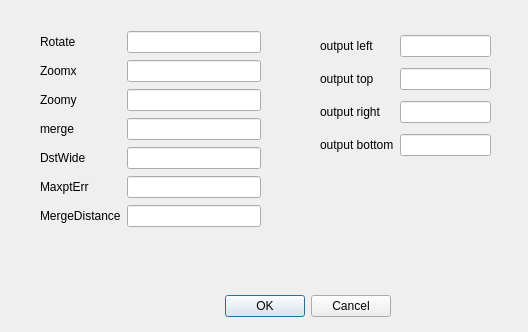
<?xml version="1.0" encoding="UTF-8"?>
<ui version="4.0">
 <class>MapxyDialog</class>
 <widget class="QDialog" name="MapxyDialog">
  <property name="geometry">
   <rect>
    <x>0</x>
    <y>0</y>
    <width>528</width>
    <height>332</height>
   </rect>
  </property>
  <property name="windowTitle">
   <string>Dialog</string>
  </property>
  <widget class="QDialogButtonBox" name="buttonBox">
   <property name="geometry">
    <rect>
     <x>50</x>
     <y>290</y>
     <width>341</width>
     <height>32</height>
    </rect>
   </property>
   <property name="orientation">
    <enum>Qt::Horizontal</enum>
   </property>
   <property name="standardButtons">
    <set>QDialogButtonBox::Cancel|QDialogButtonBox::Ok</set>
   </property>
  </widget>
  <widget class="QWidget" name="layoutWidget">
   <property name="geometry">
    <rect>
     <x>40</x>
     <y>30</y>
     <width>221</width>
     <height>198</height>
    </rect>
   </property>
   <layout class="QGridLayout" name="gridLayout">
    <item row="0" column="0">
     <widget class="QLabel" name="label">
      <property name="text">
       <string>Rotate</string>
      </property>
     </widget>
    </item>
    <item row="1" column="0">
     <widget class="QLabel" name="label_2">
      <property name="text">
       <string>Zoomx</string>
      </property>
     </widget>
    </item>
    <item row="0" column="1">
     <widget class="QLineEdit" name="rotate"/>
    </item>
    <item row="1" column="1">
     <widget class="QLineEdit" name="zoomx"/>
    </item>
    <item row="3" column="0">
     <widget class="QLabel" name="label_4">
      <property name="text">
       <string>merge</string>
      </property>
     </widget>
    </item>
    <item row="3" column="1">
     <widget class="QLineEdit" name="merge"/>
    </item>
    <item row="2" column="1">
     <widget class="QLineEdit" name="zoomy"/>
    </item>
    <item row="2" column="0">
     <widget class="QLabel" name="label_3">
      <property name="text">
       <string>Zoomy</string>
      </property>
     </widget>
    </item>
    <item row="4" column="0">
     <widget class="QLabel" name="label_5">
      <property name="text">
       <string>DstWide</string>
      </property>
     </widget>
    </item>
    <item row="4" column="1">
     <widget class="QLineEdit" name="dstw"/>
    </item>
    <item row="5" column="1">
     <widget class="QLineEdit" name="max_pt_err"/>
    </item>
    <item row="5" column="0">
     <widget class="QLabel" name="label_6">
      <property name="text">
       <string>MaxptErr</string>
      </property>
     </widget>
    </item>
    <item row="6" column="0">
     <widget class="QLabel" name="label_7">
      <property name="text">
       <string>MergeDistance</string>
      </property>
     </widget>
    </item>
    <item row="6" column="1">
     <widget class="QLineEdit" name="max_slope_err"/>
    </item>
   </layout>
  </widget>
  <widget class="QWidget" name="gridLayoutWidget">
   <property name="geometry">
    <rect>
     <x>320</x>
     <y>30</y>
     <width>171</width>
     <height>134</height>
    </rect>
   </property>
   <layout class="QGridLayout" name="gridLayout_2">
    <item row="2" column="1">
     <widget class="QLineEdit" name="output_top"/>
    </item>
    <item row="1" column="1">
     <widget class="QLineEdit" name="output_left"/>
    </item>
    <item row="1" column="0">
     <widget class="QLabel" name="label_8">
      <property name="text">
       <string>output left</string>
      </property>
     </widget>
    </item>
    <item row="2" column="0">
     <widget class="QLabel" name="label_9">
      <property name="text">
       <string>output top</string>
      </property>
     </widget>
    </item>
    <item row="4" column="0">
     <widget class="QLabel" name="label_11">
      <property name="text">
       <string>output right</string>
      </property>
     </widget>
    </item>
    <item row="4" column="1">
     <widget class="QLineEdit" name="output_right"/>
    </item>
    <item row="5" column="0">
     <widget class="QLabel" name="label_10">
      <property name="text">
       <string>output bottom</string>
      </property>
     </widget>
    </item>
    <item row="5" column="1">
     <widget class="QLineEdit" name="output_bottom"/>
    </item>
   </layout>
  </widget>
 </widget>
 <resources/>
 <connections>
  <connection>
   <sender>buttonBox</sender>
   <signal>accepted()</signal>
   <receiver>MapxyDialog</receiver>
   <slot>accept()</slot>
   <hints>
    <hint type="sourcelabel">
     <x>248</x>
     <y>254</y>
    </hint>
    <hint type="destinationlabel">
     <x>157</x>
     <y>274</y>
    </hint>
   </hints>
  </connection>
  <connection>
   <sender>buttonBox</sender>
   <signal>rejected()</signal>
   <receiver>MapxyDialog</receiver>
   <slot>reject()</slot>
   <hints>
    <hint type="sourcelabel">
     <x>316</x>
     <y>260</y>
    </hint>
    <hint type="destinationlabel">
     <x>286</x>
     <y>274</y>
    </hint>
   </hints>
  </connection>
 </connections>
</ui>
